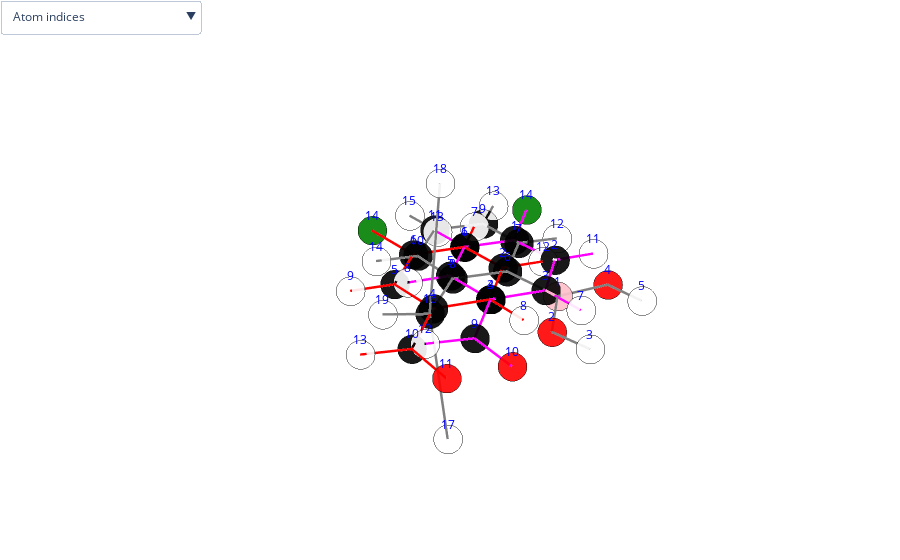

This figure's notebook cell:
### Code cell
df_list=[get_df_from_file(file) for file in get_file_name_list('.xyz')]
df_list[1]=preform_coordination_transformation(df_list[1],indices=[1,2,3])
df_list[2]=preform_coordination_transformation(df_list[2],indices=[6,7,8])
compare_molecules(df_list)

### Figure 1 — Plotly figure (JSON) as saved in the notebook; plotly's stock layout.template omitted (floating-point values rounded to 4 significant figures)
{"data": [{"marker": {"color": ["pink", "red", "white", "red", "white", "black", "black", "black", "black", "black", "black", "white", "white", "white", "white", "black", "white", "white", "white"], "line": {"color": "black", "width": 3}, "opacity": 0.9, "size": 10, "symbol": "circle"}, "mode": "markers", "name": "Atoms", "text": ["B", "O", "H", "O", "H", "C", "C", "C", "C", "C", "C", "H", "H", "H", "H", "C", "H", "H", "H"], "type": "scatter3d", "x": [-0.04047, 1.099, 0.9636, -1.292, -1.326, 0.03974, -1.175, 1.239, -1.228, 1.171, -0.04382, -2.096, -2.182, 2.093, -0.0621, 2.596, 2.728, 2.727, 3.379], "y": [3.143, 3.903, 4.854, 3.704, 4.663, 1.579, 0.8847, 0.8404, -0.4999, -0.5507, -1.22, 1.454, -1.011, -1.121, -2.303, 1.494, 2.133, 2.132, 0.7379], "z": [-0.000472, 0.001022, 0.000836, -0.00242, -0.002502, -0.000474, -0.001504, 0.000627, -0.001425, 0.000697, -0.000304, -0.002371, -0.002232, 0.001543, -0.000216, 0.001763, -0.8711, 0.8755, 0.001801]}, {"hoverinfo": "none", "line": {"color": "grey", "width": 5}, "mode": "lines", "type": "scatter3d", "x": [-0.04047, 1.099, null, 1.099, 0.9636, null, -1.292, -1.326, null, 0.03974, -1.175, null, 1.171, -0.04382, null, 2.728, 2.596, null, 0.03974, 1.239, null, -1.228, -1.175, null, 1.171, 1.239, null, -1.228, -0.04382, null, 2.727, 2.596, null, -0.04047, -1.292, null, 3.379, 2.596, null, -1.228, -2.182, null, 1.171, 2.093, null, -0.04382, -0.0621, null, -0.04047, 0.03974, null, -2.096, -1.175, null, 2.596, 1.239, null], "y": [3.143, 3.903, null, 3.903, 4.854, null, 3.704, 4.663, null, 1.579, 0.8847, null, -0.5507, -1.22, null, 2.133, 1.494, null, 1.579, 0.8404, null, -0.4999, 0.8847, null, -0.5507, 0.8404, null, -0.4999, -1.22, null, 2.132, 1.494, null, 3.143, 3.704, null, 0.7379, 1.494, null, -0.4999, -1.011, null, -0.5507, -1.121, null, -1.22, -2.303, null, 3.143, 1.579, null, 1.454, 0.8847, null, 1.494, 0.8404, null], "z": [-0.000472, 0.001022, null, 0.001022, 0.000836, null, -0.00242, -0.002502, null, -0.000474, -0.001504, null, 0.000697, -0.000304, null, -0.8711, 0.001763, null, -0.000474, 0.000627, null, -0.001425, -0.001504, null, 0.000697, 0.000627, null, -0.001425, -0.000304, null, 0.8755, 0.001763, null, -0.000472, -0.00242, null, 0.001801, 0.001763, null, -0.001425, -0.002232, null, 0.000697, 0.001543, null, -0.000304, -0.000216, null, -0.000472, -0.000474, null, -0.002371, -0.001504, null, 0.001763, 0.000627, null]}, {"marker": {"color": ["black", "black", "black", "black", "black", "black", "white", "white", "white", "black", "red", "white", "white", "green"], "line": {"color": "black", "width": 3}, "opacity": 0.9, "size": 10, "symbol": "circle"}, "mode": "markers", "name": "Atoms", "text": ["C", "C", "C", "C", "C", "C", "H", "H", "H", "C", "O", "H", "H", "Cl"], "type": "scatter3d", "x": [0, 0, 1.193, 2.397, 2.409, 1.206, -0.9278, 1.219, 3.346, 3.688, 3.784, -0.9431, 4.59, 1.209], "y": [0, 1.391, 2.09, 1.391, 0.0028, -0.6833, -0.5556, 3.172, -0.5416, 2.123, 3.32, 1.921, 1.481, -2.414], "z": [0, 0, 0, 0, 0, 0, 0, 0, 0, 0, 0, 0, 0, 0]}, {"hoverinfo": "none", "line": {"color": "red", "width": 5}, "mode": "lines", "type": "scatter3d", "x": [0, 0, null, 0, 1.193, null, 1.193, 2.397, null, 2.397, 2.409, null, 2.409, 1.206, null, 3.688, 3.784, null, 3.688, 4.59, null, 3.346, 2.409, null, 0, -0.9431, null, 0, 1.206, null, 1.193, 1.219, null, 0, -0.9278, null, 3.688, 2.397, null, 1.206, 1.209, null], "y": [0, 1.391, null, 1.391, 2.09, null, 2.09, 1.391, null, 1.391, 0.0028, null, 0.0028, -0.6833, null, 2.123, 3.32, null, 2.123, 1.481, null, -0.5416, 0.0028, null, 1.391, 1.921, null, 0, -0.6833, null, 2.09, 3.172, null, 0, -0.5556, null, 2.123, 1.391, null, -0.6833, -2.414, null], "z": [0, 0, null, 0, 0, null, 0, 0, null, 0, 0, null, 0, 0, null, 0, 0, null, 0, 0, null, 0, 0, null, 0, 0, null, 0, 0, null, 0, 0, null, 0, 0, null, 0, 0, null, 0, 0, null]}, {"marker": {"color": ["black", "black", "black", "black", "black", "black", "white", "white", "black", "red", "white", "white", "white", "green"], "line": {"color": "black", "width": 3}, "opacity": 0.9, "size": 10, "symbol": "circle"}, "mode": "markers", "name": "Atoms", "text": ["C", "C", "C", "C", "C", "C", "H", "H", "C", "O", "H", "H", "H", "Cl"], "type": "scatter3d", "x": [-1.193, -1.216, -0.02, 1.189, 1.193, 0, 0, 2.136, 2.472, 2.564, -2.164, 3.377, -0.0142, -2.688], "y": [0.7063, 2.097, 2.789, 2.095, 0.7061, 0, 3.871, 0.1718, 2.833, 4.031, 2.616, 2.195, -1.081, -0.161], "z": [0, 0, 0, 0, 0, 0, 0, 0, 0, 0, 0, 0, 0, 0]}, {"hoverinfo": "none", "line": {"color": "magenta", "width": 5}, "mode": "lines", "type": "scatter3d", "x": [-1.193, -1.216, null, -1.216, -0.02, null, -0.02, 1.189, null, 1.189, 1.193, null, 1.193, 0, null, 2.472, 2.564, null, -1.193, -2.688, null, 1.193, 2.136, null, 2.472, 3.377, null, -0.02, 0, null, -1.193, 0, null, 2.472, 1.189, null, -1.216, -2.164, null, -0.0142, 0, null], "y": [0.7063, 2.097, null, 2.097, 2.789, null, 2.789, 2.095, null, 2.095, 0.7061, null, 0.7061, 0, null, 2.833, 4.031, null, 0.7063, -0.161, null, 0.7061, 0.1718, null, 2.833, 2.195, null, 2.789, 3.871, null, 0.7063, 0, null, 2.833, 2.095, null, 2.097, 2.616, null, -1.081, 0, null], "z": [0, 0, null, 0, 0, null, 0, 0, null, 0, 0, null, 0, 0, null, 0, 0, null, 0, 0, null, 0, 0, null, 0, 0, null, 0, 0, null, 0, 0, null, 0, 0, null, 0, 0, null, 0, 0, null]}], "layout": {"margin": {"b": 0, "l": 0, "r": 0, "t": 0}, "scene": {"annotations": [{"font": {"color": "blue"}, "showarrow": false, "text": "1", "x": -0.04047, "y": 3.143, "yshift": 15, "z": -0.000472}, {"font": {"color": "blue"}, "showarrow": false, "text": "2", "x": 1.099, "y": 3.903, "yshift": 15, "z": 0.001022}, {"font": {"color": "blue"}, "showarrow": false, "text": "3", "x": 0.9636, "y": 4.854, "yshift": 15, "z": 0.000836}, {"font": {"color": "blue"}, "showarrow": false, "text": "4", "x": -1.292, "y": 3.704, "yshift": 15, "z": -0.00242}, {"font": {"color": "blue"}, "showarrow": false, "text": "5", "x": -1.326, "y": 4.663, "yshift": 15, "z": -0.002502}, {"font": {"color": "blue"}, "showarrow": false, "text": "6", "x": 0.03974, "y": 1.579, "yshift": 15, "z": -0.000474}, {"font": {"color": "blue"}, "showarrow": false, "text": "7", "x": -1.175, "y": 0.8847, "yshift": 15, "z": -0.001504}, {"font": {"color": "blue"}, "showarrow": false, "text": "8", "x": 1.239, "y": 0.8404, "yshift": 15, "z": 0.000627}, {"font": {"color": "blue"}, "showarrow": false, "text": "9", "x": -1.228, "y": -0.4999, "yshift": 15, "z": -0.001425}, {"font": {"color": "blue"}, "showarrow": false, "text": "10", "x": 1.171, "y": -0.5507, "yshift": 15, "z": 0.000697}, {"font": {"color": "blue"}, "showarrow": false, "text": "11", "x": -0.04382, "y": -1.22, "yshift": 15, "z": -0.000304}, {"font": {"color": "blue"}, "showarrow": false, "text": "12", "x": -2.096, "y": 1.454, "yshift": 15, "z": -0.002371}, {"font": {"color": "blue"}, "showarrow": false, "text": "13", "x": -2.182, "y": -1.011, "yshift": 15, "z": -0.002232}, {"font": {"color": "blue"}, "showarrow": false, "text": "14", "x": 2.093, "y": -1.121, "yshift": 15, "z": 0.001543}, {"font": {"color": "blue"}, "showarrow": false, "text": "15", "x": -0.0621, "y": -2.303, "yshift": 15, "z": -0.000216}, {"font": {"color": "blue"}, "showarrow": false, "text": "16", "x": 2.596, "y": 1.494, "yshift": 15, "z": 0.001763}, {"font": {"color": "blue"}, "showarrow": false, "text": "17", "x": 2.728, "y": 2.133, "yshift": 15, "z": -0.8711}, {"font": {"color": "blue"}, "showarrow": false, "text": "18", "x": 2.727, "y": 2.132, "yshift": 15, "z": 0.8755}, {"font": {"color": "blue"}, "showarrow": false, "text": "19", "x": 3.379, "y": 0.7379, "yshift": 15, "z": 0.001801}, {"font": {"color": "blue"}, "showarrow": false, "text": "1", "x": 0, "y": 0, "yshift": 15, "z": 0}, {"font": {"color": "blue"}, "showarrow": false, "text": "2", "x": 0, "y": 1.391, "yshift": 15, "z": 0}, {"font": {"color": "blue"}, "showarrow": false, "text": "3", "x": 1.193, "y": 2.09, "yshift": 15, "z": 0}, {"font": {"color": "blue"}, "showarrow": false, "text": "4", "x": 2.397, "y": 1.391, "yshift": 15, "z": 0}, {"font": {"color": "blue"}, "showarrow": false, "text": "5", "x": 2.409, "y": 0.0028, "yshift": 15, "z": 0}, {"font": {"color": "blue"}, "showarrow": false, "text": "6", "x": 1.206, "y": -0.6833, "yshift": 15, "z": 0}, {"font": {"color": "blue"}, "showarrow": false, "text": "7", "x": -0.9278, "y": -0.5556, "yshift": 15, "z": 0}, {"font": {"color": "blue"}, "showarrow": false, "text": "8", "x": 1.219, "y": 3.172, "yshift": 15, "z": 0}, {"font": {"color": "blue"}, "showarrow": false, "text": "9", "x": 3.346, "y": -0.5416, "yshift": 15, "z": 0}, {"font": {"color": "blue"}, "showarrow": false, "text": "10", "x": 3.688, "y": 2.123, "yshift": 15, "z": 0}, {"font": {"color": "blue"}, "showarrow": false, "text": "11", "x": 3.784, "y": 3.32, "yshift": 15, "z": 0}, {"font": {"color": "blue"}, "showarrow": false, "text": "12", "x": -0.9431, "y": 1.921, "yshift": 15, "z": 0}, {"font": {"color": "blue"}, "showarrow": false, "text": "13", "x": 4.59, "y": 1.481, "yshift": 15, "z": 0}, {"font": {"color": "blue"}, "showarrow": false, "text": "14", "x": 1.209, "y": -2.414, "yshift": 15, "z": 0}, {"font": {"color": "blue"}, "showarrow": false, "text": "1", "x": -1.193, "y": 0.7063, "yshift": 15, "z": 0}, {"font": {"color": "blue"}, "showarrow": false, "text": "2", "x": -1.216, "y": 2.097, "yshift": 15, "z": 0}, {"font": {"color": "blue"}, "showarrow": false, "text": "3", "x": -0.02, "y": 2.789, "yshift": 15, "z": 0}, {"font": {"color": "blue"}, "showarrow": false, "text": "4", "x": 1.189, "y": 2.095, "yshift": 15, "z": 0}, {"font": {"color": "blue"}, "showarrow": false, "text": "5", "x": 1.193, "y": 0.7061, "yshift": 15, "z": 0}, {"font": {"color": "blue"}, "showarrow": false, "text": "6", "x": 0, "y": 0, "yshift": 15, "z": 0}, {"font": {"color": "blue"}, "showarrow": false, "text": "7", "x": 0, "y": 3.871, "yshift": 15, "z": 0}, {"font": {"color": "blue"}, "showarrow": false, "text": "8", "x": 2.136, "y": 0.1718, "yshift": 15, "z": 0}, {"font": {"color": "blue"}, "showarrow": false, "text": "9", "x": 2.472, "y": 2.833, "yshift": 15, "z": 0}, {"font": {"color": "blue"}, "showarrow": false, "text": "10", "x": 2.564, "y": 4.031, "yshift": 15, "z": 0}, {"font": {"color": "blue"}, "showarrow": false, "text": "11", "x": -2.164, "y": 2.616, "yshift": 15, "z": 0}, {"font": {"color": "blue"}, "showarrow": false, "text": "12", "x": 3.377, "y": 2.195, "yshift": 15, "z": 0}, {"font": {"color": "blue"}, "showarrow": false, "text": "13", "x": -0.0142, "y": -1.081, "yshift": 15, "z": 0}, {"font": {"color": "blue"}, "showarrow": false, "text": "14", "x": -2.688, "y": -0.161, "yshift": 15, "z": 0}], "xaxis": {"showbackground": false, "showgrid": false, "showticklabels": false, "title": {"font": {"color": "white"}}, "zeroline": false}, "yaxis": {"showbackground": false, "showgrid": false, "showticklabels": false, "title": {"font": {"color": "white"}}, "zeroline": false}, "zaxis": {"showbackground": false, "showgrid": false, "showticklabels": false, "title": {"font": {"color": "white"}}, "zeroline": false}}, "showlegend": false, "updatemenus": [{"buttons": [{"args": [{"scene.annotations": [[{"font": {"color": "blue"}, "showarrow": false, "text": 1, "x": -0.04047, "y": 3.143, "yshift": 15, "z": -0.000472}, {"font": {"color": "blue"}, "showarrow": false, "text": 1, "x": 0, "y": 0, "yshift": 15, "z": 0}, {"font": {"color": "blue"}, "showarrow": false, "text": 1, "x": -1.193, "y": 0.7063, "yshift": 15, "z": 0}], [{"font": {"color": "blue"}, "showarrow": false, "text": 2, "x": 1.099, "y": 3.903, "yshift": 15, "z": 0.001022}, {"font": {"color": "blue"}, "showarrow": false, "text": 2, "x": 0, "y": 1.391, "yshift": 15, "z": 0}, {"font": {"color": "blue"}, "showarrow": false, "text": 2, "x": -1.216, "y": 2.097, "yshift": 15, "z": 0}], [{"font": {"color": "blue"}, "showarrow": false, "text": 3, "x": 0.9636, "y": 4.854, "yshift": 15, "z": 0.000836}, {"font": {"color": "blue"}, "showarrow": false, "text": 3, "x": 1.193, "y": 2.09, "yshift": 15, "z": 0}, {"font": {"color": "blue"}, "showarrow": false, "text": 3, "x": -0.02, "y": 2.789, "yshift": 15, "z": 0}], [{"font": {"color": "blue"}, "showarrow": false, "text": 4, "x": -1.292, "y": 3.704, "yshift": 15, "z": -0.00242}, {"font": {"color": "blue"}, "showarrow": false, "text": 4, "x": 2.397, "y": 1.391, "yshift": 15, "z": 0}, {"font": {"color": "blue"}, "showarrow": false, "text": 4, "x": 1.189, "y": 2.095, "yshift": 15, "z": 0}], [{"font": {"color": "blue"}, "showarrow": false, "text": 5, "x": -1.326, "y": 4.663, "yshift": 15, "z": -0.002502}, {"font": {"color": "blue"}, "showarrow": false, "text": 5, "x": 2.409, "y": 0.0028, "yshift": 15, "z": 0}, {"font": {"color": "blue"}, "showarrow": false, "text": 5, "x": 1.193, "y": 0.7061, "yshift": 15, "z": 0}], [{"font": {"color": "blue"}, "showarrow": false, "text": 6, "x": 0.03974, "y": 1.579, "yshift": 15, "z": -0.000474}, {"font": {"color": "blue"}, "showarrow": false, "text": 6, "x": 1.206, "y": -0.6833, "yshift": 15, "z": 0}, {"font": {"color": "blue"}, "showarrow": false, "text": 6, "x": 0, "y": 0, "yshift": 15, "z": 0}], [{"font": {"color": "blue"}, "showarrow": false, "text": 7, "x": -1.175, "y": 0.8847, "yshift": 15, "z": -0.001504}, {"font": {"color": "blue"}, "showarrow": false, "text": 7, "x": -0.9278, "y": -0.5556, "yshift": 15, "z": 0}, {"font": {"color": "blue"}, "showarrow": false, "text": 7, "x": 0, "y": 3.871, "yshift": 15, "z": 0}], [{"font": {"color": "blue"}, "showarrow": false, "text": 8, "x": 1.239, "y": 0.8404, "yshift": 15, "z": 0.000627}, {"font": {"color": "blue"}, "showarrow": false, "text": 8, "x": 1.219, "y": 3.172, "yshift": 15, "z": 0}, {"font": {"color": "blue"}, "showarrow": false, "text": 8, "x": 2.136, "y": 0.1718, "yshift": 15, "z": 0}], [{"font": {"color": "blue"}, "showarrow": false, "text": 9, "x": -1.228, "y": -0.4999, "yshift": 15, "z": -0.001425}, {"font": {"color": "blue"}, "showarrow": false, "text": 9, "x": 3.346, "y": -0.5416, "yshift": 15, "z": 0}, {"font": {"color": "blue"}, "showarrow": false, "text": 9, "x": 2.472, "y": 2.833, "yshift": 15, "z": 0}], [{"font": {"color": "blue"}, "showarrow": false, "text": 10, "x": 1.171, "y": -0.5507, "yshift": 15, "z": 0.000697}, {"font": {"color": "blue"}, "showarrow": false, "text": 10, "x": 3.688, "y": 2.123, "yshift": 15, "z": 0}, {"font": {"color": "blue"}, "showarrow": false, "text": 10, "x": 2.564, "y": 4.031, "yshift": 15, "z": 0}], [{"font": {"color": "blue"}, "showarrow": false, "text": 11, "x": -0.04382, "y": -1.22, "yshift": 15, "z": -0.000304}, {"font": {"color": "blue"}, "showarrow": false, "text": 11, "x": 3.784, "y": 3.32, "yshift": 15, "z": 0}, {"font": {"color": "blue"}, "showarrow": false, "text": 11, "x": -2.164, "y": 2.616, "yshift": 15, "z": 0}], [{"font": {"color": "blue"}, "showarrow": false, "text": 12, "x": -2.096, "y": 1.454, "yshift": 15, "z": -0.002371}, {"font": {"color": "blue"}, "showarrow": false, "text": 12, "x": -0.9431, "y": 1.921, "yshift": 15, "z": 0}, {"font": {"color": "blue"}, "showarrow": false, "text": 12, "x": 3.377, "y": 2.195, "yshift": 15, "z": 0}], [{"font": {"color": "blue"}, "showarrow": false, "text": 13, "x": -2.182, "y": -1.011, "yshift": 15, "z": -0.002232}, {"font": {"color": "blue"}, "showarrow": false, "text": 13, "x": 4.59, "y": 1.481, "yshift": 15, "z": 0}, {"font": {"color": "blue"}, "showarrow": false, "text": 13, "x": -0.0142, "y": -1.081, "yshift": 15, "z": 0}], [{"font": {"color": "blue"}, "showarrow": false, "text": 14, "x": 2.093, "y": -1.121, "yshift": 15, "z": 0.001543}, {"font": {"color": "blue"}, "showarrow": false, "text": 14, "x": 1.209, "y": -2.414, "yshift": 15, "z": 0}, {"font": {"color": "blue"}, "showarrow": false, "text": 14, "x": -2.688, "y": -0.161, "yshift": 15, "z": 0}]]}], "label": "Atom indices", "method": "relayout"}, {"args": [{"scene.annotations": [[{"showarrow": false, "text": 1.37, "x": 0.5294, "y": 3.523, "yshift": 10, "z": 0.000275}, {"showarrow": false, "text": 1.39, "x": 0, "y": 0.6954, "yshift": 10, "z": 0}, {"showarrow": false, "text": 1.39, "x": -1.204, "y": 1.402, "yshift": 10, "z": 0}], [{"showarrow": false, "text": 0.96, "x": 1.031, "y": 4.379, "yshift": 10, "z": 0.000929}, {"showarrow": false, "text": 1.38, "x": 0.5967, "y": 1.741, "yshift": 10, "z": 0}, {"showarrow": false, "text": 1.38, "x": -0.6179, "y": 2.443, "yshift": 10, "z": 0}], [{"showarrow": false, "text": 0.96, "x": -1.309, "y": 4.183, "yshift": 10, "z": -0.002461}, {"showarrow": false, "text": 1.39, "x": 1.795, "y": 1.741, "yshift": 10, "z": 0}, {"showarrow": false, "text": 1.39, "x": 0.5844, "y": 2.442, "yshift": 10, "z": 0}], [{"showarrow": false, "text": 1.4, "x": -0.5675, "y": 1.232, "yshift": 10, "z": -0.000989}, {"showarrow": false, "text": 1.39, "x": 2.403, "y": 0.6971, "yshift": 10, "z": 0}, {"showarrow": false, "text": 1.39, "x": 1.191, "y": 1.401, "yshift": 10, "z": 0}], [{"showarrow": false, "text": 1.39, "x": 0.5636, "y": -0.8854, "yshift": 10, "z": 0.0001965}, {"showarrow": false, "text": 1.39, "x": 1.808, "y": -0.3402, "yshift": 10, "z": 0}, {"showarrow": false, "text": 1.39, "x": 0.5963, "y": 0.353, "yshift": 10, "z": 0}], [{"showarrow": false, "text": 1.09, "x": 2.662, "y": 1.814, "yshift": 10, "z": -0.4347}, {"showarrow": false, "text": 1.2, "x": 3.736, "y": 2.722, "yshift": 10, "z": 0}, {"showarrow": false, "text": 1.2, "x": 2.518, "y": 3.432, "yshift": 10, "z": 0}], [{"showarrow": false, "text": 1.41, "x": 0.6392, "y": 1.21, "yshift": 10, "z": 7.65e-05}, {"showarrow": false, "text": 1.11, "x": 4.139, "y": 1.802, "yshift": 10, "z": 0}, {"showarrow": false, "text": 1.73, "x": -1.941, "y": 0.2727, "yshift": 10, "z": 0}], [{"showarrow": false, "text": 1.39, "x": -1.201, "y": 0.1924, "yshift": 10, "z": -0.001465}, {"showarrow": false, "text": 1.08, "x": 2.878, "y": -0.2694, "yshift": 10, "z": 0}, {"showarrow": false, "text": 1.08, "x": 1.664, "y": 0.4389, "yshift": 10, "z": 0}], [{"showarrow": false, "text": 1.39, "x": 1.205, "y": 0.1448, "yshift": 10, "z": 0.000662}, {"showarrow": false, "text": 1.08, "x": -0.4716, "y": 1.656, "yshift": 10, "z": 0}, {"showarrow": false, "text": 1.11, "x": 2.925, "y": 2.514, "yshift": 10, "z": 0}], [{"showarrow": false, "text": 1.39, "x": -0.6358, "y": -0.86, "yshift": 10, "z": -0.0008645}, {"showarrow": false, "text": 1.39, "x": 0.6029, "y": -0.3417, "yshift": 10, "z": 0}, {"showarrow": false, "text": 1.08, "x": -0.01, "y": 3.33, "yshift": 10, "z": 0}], [{"showarrow": false, "text": 1.09, "x": 2.661, "y": 1.813, "yshift": 10, "z": 0.4387}, {"showarrow": false, "text": 1.08, "x": 1.206, "y": 2.631, "yshift": 10, "z": 0}, {"showarrow": false, "text": 1.39, "x": -0.5965, "y": 0.3532, "yshift": 10, "z": 0}], [{"showarrow": false, "text": 1.37, "x": -0.6663, "y": 3.423, "yshift": 10, "z": -0.001446}, {"showarrow": false, "text": 1.08, "x": -0.4639, "y": -0.2778, "yshift": 10, "z": 0}, {"showarrow": false, "text": 1.48, "x": 1.831, "y": 2.464, "yshift": 10, "z": 0}], [{"showarrow": false, "text": 1.09, "x": 2.987, "y": 1.116, "yshift": 10, "z": 0.001782}, {"showarrow": false, "text": 1.48, "x": 3.043, "y": 1.757, "yshift": 10, "z": 0}, {"showarrow": false, "text": 1.08, "x": -1.69, "y": 2.357, "yshift": 10, "z": 0}], [{"showarrow": false, "text": 1.08, "x": -1.705, "y": -0.7554, "yshift": 10, "z": -0.001829}, {"showarrow": false, "text": 1.73, "x": 1.207, "y": -1.549, "yshift": 10, "z": 0}, {"showarrow": false, "text": 1.08, "x": -0.0071, "y": -0.5403, "yshift": 10, "z": 0}]]}], "label": "Bond lengths", "method": "relayout"}, {"args": [{"scene.annotations": [[{"font": {"color": "blue"}, "showarrow": false, "text": 1, "x": -0.04047, "y": 3.143, "yshift": 15, "z": -0.000472}, {"font": {"color": "blue"}, "showarrow": false, "text": 1, "x": 0, "y": 0, "yshift": 15, "z": 0}, {"font": {"color": "blue"}, "showarrow": false, "text": 1, "x": -1.193, "y": 0.7063, "yshift": 15, "z": 0}], [{"font": {"color": "blue"}, "showarrow": false, "text": 2, "x": 1.099, "y": 3.903, "yshift": 15, "z": 0.001022}, {"font": {"color": "blue"}, "showarrow": false, "text": 2, "x": 0, "y": 1.391, "yshift": 15, "z": 0}, {"font": {"color": "blue"}, "showarrow": false, "text": 2, "x": -1.216, "y": 2.097, "yshift": 15, "z": 0}], [{"font": {"color": "blue"}, "showarrow": false, "text": 3, "x": 0.9636, "y": 4.854, "yshift": 15, "z": 0.000836}, {"font": {"color": "blue"}, "showarrow": false, "text": 3, "x": 1.193, "y": 2.09, "yshift": 15, "z": 0}, {"font": {"color": "blue"}, "showarrow": false, "text": 3, "x": -0.02, "y": 2.789, "yshift": 15, "z": 0}], [{"font": {"color": "blue"}, "showarrow": false, "text": 4, "x": -1.292, "y": 3.704, "yshift": 15, "z": -0.00242}, {"font": {"color": "blue"}, "showarrow": false, "text": 4, "x": 2.397, "y": 1.391, "yshift": 15, "z": 0}, {"font": {"color": "blue"}, "showarrow": false, "text": 4, "x": 1.189, "y": 2.095, "yshift": 15, "z": 0}], [{"font": {"color": "blue"}, "showarrow": false, "text": 5, "x": -1.326, "y": 4.663, "yshift": 15, "z": -0.002502}, {"font": {"color": "blue"}, "showarrow": false, "text": 5, "x": 2.409, "y": 0.0028, "yshift": 15, "z": 0}, {"font": {"color": "blue"}, "showarrow": false, "text": 5, "x": 1.193, "y": 0.7061, "yshift": 15, "z": 0}], [{"font": {"color": "blue"}, "showarrow": false, "text": 6, "x": 0.03974, "y": 1.579, "yshift": 15, "z": -0.000474}, {"font": {"color": "blue"}, "showarrow": false, "text": 6, "x": 1.206, "y": -0.6833, "yshift": 15, "z": 0}, {"font": {"color": "blue"}, "showarrow": false, "text": 6, "x": 0, "y": 0, "yshift": 15, "z": 0}], [{"font": {"color": "blue"}, "showarrow": false, "text": 7, "x": -1.175, "y": 0.8847, "yshift": 15, "z": -0.001504}, {"font": {"color": "blue"}, "showarrow": false, "text": 7, "x": -0.9278, "y": -0.5556, "yshift": 15, "z": 0}, {"font": {"color": "blue"}, "showarrow": false, "text": 7, "x": 0, "y": 3.871, "yshift": 15, "z": 0}], [{"font": {"color": "blue"}, "showarrow": false, "text": 8, "x": 1.239, "y": 0.8404, "yshift": 15, "z": 0.000627}, {"font": {"color": "blue"}, "showarrow": false, "text": 8, "x": 1.219, "y": 3.172, "yshift": 15, "z": 0}, {"font": {"color": "blue"}, "showarrow": false, "text": 8, "x": 2.136, "y": 0.1718, "yshift": 15, "z": 0}], [{"font": {"color": "blue"}, "showarrow": false, "text": 9, "x": -1.228, "y": -0.4999, "yshift": 15, "z": -0.001425}, {"font": {"color": "blue"}, "showarrow": false, "text": 9, "x": 3.346, "y": -0.5416, "yshift": 15, "z": 0}, {"font": {"color": "blue"}, "showarrow": false, "text": 9, "x": 2.472, "y": 2.833, "yshift": 15, "z": 0}], [{"font": {"color": "blue"}, "showarrow": false, "text": 10, "x": 1.171, "y": -0.5507, "yshift": 15, "z": 0.000697}, {"font": {"color": "blue"}, "showarrow": false, "text": 10, "x": 3.688, "y": 2.123, "yshift": 15, "z": 0}, {"font": {"color": "blue"}, "showarrow": false, "text": 10, "x": 2.564, "y": 4.031, "yshift": 15, "z": 0}], [{"font": {"color": "blue"}, "showarrow": false, "text": 11, "x": -0.04382, "y": -1.22, "yshift": 15, "z": -0.000304}, {"font": {"color": "blue"}, "showarrow": false, "text": 11, "x": 3.784, "y": 3.32, "yshift": 15, "z": 0}, {"font": {"color": "blue"}, "showarrow": false, "text": 11, "x": -2.164, "y": 2.616, "yshift": 15, "z": 0}], [{"font": {"color": "blue"}, "showarrow": false, "text": 12, "x": -2.096, "y": 1.454, "yshift": 15, "z": -0.002371}, {"font": {"color": "blue"}, "showarrow": false, "text": 12, "x": -0.9431, "y": 1.921, "yshift": 15, "z": 0}, {"font": {"color": "blue"}, "showarrow": false, "text": 12, "x": 3.377, "y": 2.195, "yshift": 15, "z": 0}], [{"font": {"color": "blue"}, "showarrow": false, "text": 13, "x": -2.182, "y": -1.011, "yshift": 15, "z": -0.002232}, {"font": {"color": "blue"}, "showarrow": false, "text": 13, "x": 4.59, "y": 1.481, "yshift": 15, "z": 0}, {"font": {"color": "blue"}, "showarrow": false, "text": 13, "x": -0.0142, "y": -1.081, "yshift": 15, "z": 0}], [{"font": {"color": "blue"}, "showarrow": false, "text": 14, "x": 2.093, "y": -1.121, "yshift": 15, "z": 0.001543}, {"font": {"color": "blue"}, "showarrow": false, "text": 14, "x": 1.209, "y": -2.414, "yshift": 15, "z": 0}, {"font": {"color": "blue"}, "showarrow": false, "text": 14, "x": -2.688, "y": -0.161, "yshift": 15, "z": 0}], [{"font": {"color": "blue"}, "showarrow": false, "text": 15, "x": -0.0621, "y": -2.303, "yshift": 15, "z": -0.000216}, {"showarrow": false, "text": 1.39, "x": 0, "y": 0.6954, "yshift": 10, "z": 0}, {"showarrow": false, "text": 1.39, "x": -1.204, "y": 1.402, "yshift": 10, "z": 0}], [{"font": {"color": "blue"}, "showarrow": false, "text": 16, "x": 2.596, "y": 1.494, "yshift": 15, "z": 0.001763}, {"showarrow": false, "text": 1.38, "x": 0.5967, "y": 1.741, "yshift": 10, "z": 0}, {"showarrow": false, "text": 1.38, "x": -0.6179, "y": 2.443, "yshift": 10, "z": 0}], [{"font": {"color": "blue"}, "showarrow": false, "text": 17, "x": 2.728, "y": 2.133, "yshift": 15, "z": -0.8711}, {"showarrow": false, "text": 1.39, "x": 1.795, "y": 1.741, "yshift": 10, "z": 0}, {"showarrow": false, "text": 1.39, "x": 0.5844, "y": 2.442, "yshift": 10, "z": 0}], [{"font": {"color": "blue"}, "showarrow": false, "text": 18, "x": 2.727, "y": 2.132, "yshift": 15, "z": 0.8755}, {"showarrow": false, "text": 1.39, "x": 2.403, "y": 0.6971, "yshift": 10, "z": 0}, {"showarrow": false, "text": 1.39, "x": 1.191, "y": 1.401, "yshift": 10, "z": 0}], [{"font": {"color": "blue"}, "showarrow": false, "text": 19, "x": 3.379, "y": 0.7379, "yshift": 15, "z": 0.001801}, {"showarrow": false, "text": 1.39, "x": 1.808, "y": -0.3402, "yshift": 10, "z": 0}, {"showarrow": false, "text": 1.39, "x": 0.5963, "y": 0.353, "yshift": 10, "z": 0}], [{"showarrow": false, "text": 1.37, "x": 0.5294, "y": 3.523, "yshift": 10, "z": 0.000275}, {"showarrow": false, "text": 1.2, "x": 3.736, "y": 2.722, "yshift": 10, "z": 0}, {"showarrow": false, "text": 1.2, "x": 2.518, "y": 3.432, "yshift": 10, "z": 0}], [{"showarrow": false, "text": 0.96, "x": 1.031, "y": 4.379, "yshift": 10, "z": 0.000929}, {"showarrow": false, "text": 1.11, "x": 4.139, "y": 1.802, "yshift": 10, "z": 0}, {"showarrow": false, "text": 1.73, "x": -1.941, "y": 0.2727, "yshift": 10, "z": 0}], [{"showarrow": false, "text": 0.96, "x": -1.309, "y": 4.183, "yshift": 10, "z": -0.002461}, {"showarrow": false, "text": 1.08, "x": 2.878, "y": -0.2694, "yshift": 10, "z": 0}, {"showarrow": false, "text": 1.08, "x": 1.664, "y": 0.4389, "yshift": 10, "z": 0}], [{"showarrow": false, "text": 1.4, "x": -0.5675, "y": 1.232, "yshift": 10, "z": -0.000989}, {"showarrow": false, "text": 1.08, "x": -0.4716, "y": 1.656, "yshift": 10, "z": 0}, {"showarrow": false, "text": 1.11, "x": 2.925, "y": 2.514, "yshift": 10, "z": 0}], [{"showarrow": false, "text": 1.39, "x": 0.5636, "y": -0.8854, "yshift": 10, "z": 0.0001965}, {"showarrow": false, "text": 1.39, "x": 0.6029, "y": -0.3417, "yshift": 10, "z": 0}, {"showarrow": false, "text": 1.08, "x": -0.01, "y": 3.33, "yshift": 10, "z": 0}], [{"showarrow": false, "text": 1.09, "x": 2.662, "y": 1.814, "yshift": 10, "z": -0.4347}, {"showarrow": false, "text": 1.08, "x": 1.206, "y": 2.631, "yshift": 10, "z": 0}, {"showarrow": false, "text": 1.39, "x": -0.5965, "y": 0.3532, "yshift": 10, "z": 0}], [{"showarrow": false, "text": 1.41, "x": 0.6392, "y": 1.21, "yshift": 10, "z": 7.65e-05}, {"showarrow": false, "text": 1.08, "x": -0.4639, "y": -0.2778, "yshift": 10, "z": 0}, {"showarrow": false, "text": 1.48, "x": 1.831, "y": 2.464, "yshift": 10, "z": 0}], [{"showarrow": false, "text": 1.39, "x": -1.201, "y": 0.1924, "yshift": 10, "z": -0.001465}, {"showarrow": false, "text": 1.48, "x": 3.043, "y": 1.757, "yshift": 10, "z": 0}, {"showarrow": false, "text": 1.08, "x": -1.69, "y": 2.357, "yshift": 10, "z": 0}], [{"showarrow": false, "text": 1.39, "x": 1.205, "y": 0.1448, "yshift": 10, "z": 0.000662}, {"showarrow": false, "text": 1.73, "x": 1.207, "y": -1.549, "yshift": 10, "z": 0}, {"showarrow": false, "text": 1.08, "x": -0.0071, "y": -0.5403, "yshift": 10, "z": 0}]]}], "label": "Atom indices & Bond lengths", "method": "relayout"}, {"args": [{"scene.annotations": []}], "label": "Hide all", "method": "relayout"}], "direction": "down", "xanchor": "left", "yanchor": "top"}]}}
